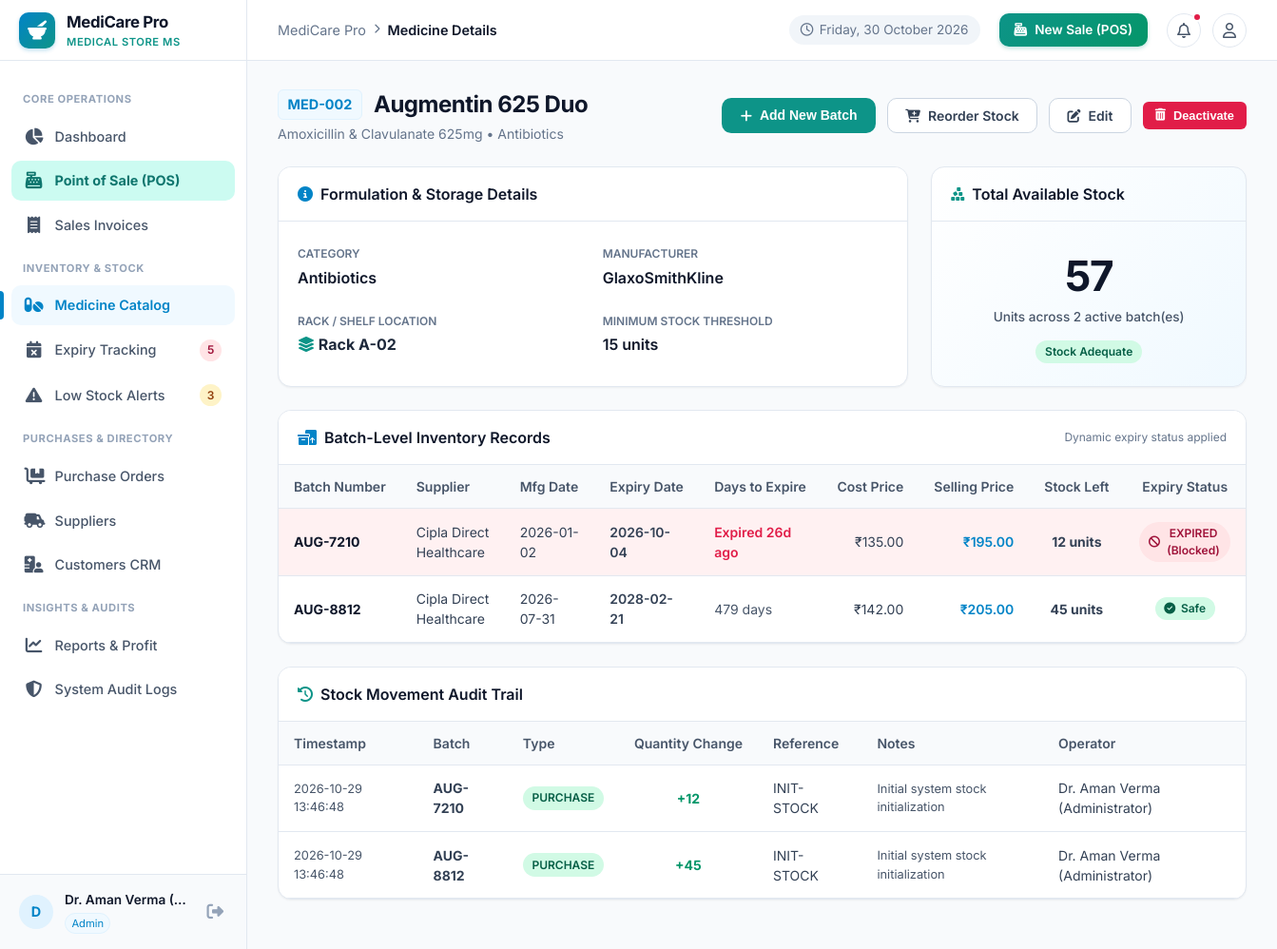
The app's page /medicines/view/2 (signed in) with its own data.
### tables this page shows
CREATE TABLE medicines (
    id INTEGER PRIMARY KEY AUTOINCREMENT,
    code TEXT UNIQUE NOT NULL,
    name TEXT NOT NULL,
    generic_name TEXT,
    category TEXT NOT NULL,
    manufacturer TEXT,
    rack_location TEXT,
    min_stock INTEGER NOT NULL DEFAULT 10,
    is_active INTEGER NOT NULL DEFAULT 1,
    created_at TIMESTAMP DEFAULT CURRENT_TIMESTAMP,
    updated_at TIMESTAMP DEFAULT CURRENT_TIMESTAMP
);

CREATE TABLE medicine_batches (
    id INTEGER PRIMARY KEY AUTOINCREMENT,
    medicine_id INTEGER NOT NULL REFERENCES medicines(id) ON DELETE CASCADE,
    batch_number TEXT NOT NULL,
    mfg_date DATE,
    expiry_date DATE NOT NULL,
    purchase_price REAL NOT NULL DEFAULT 0.0,
    selling_price REAL NOT NULL DEFAULT 0.0,
    quantity INTEGER NOT NULL DEFAULT 0,
    supplier_id INTEGER REFERENCES suppliers(id) ON DELETE SET NULL,
    created_at TIMESTAMP DEFAULT CURRENT_TIMESTAMP,
    UNIQUE(medicine_id, batch_number)
);

CREATE TABLE suppliers (
    id INTEGER PRIMARY KEY AUTOINCREMENT,
    name TEXT NOT NULL,
    contact_person TEXT,
    phone TEXT,
    email TEXT,
    address TEXT,
    gstin TEXT,
    is_active INTEGER NOT NULL DEFAULT 1,
    created_at TIMESTAMP DEFAULT CURRENT_TIMESTAMP
);

CREATE TABLE stock_movements (
    id INTEGER PRIMARY KEY AUTOINCREMENT,
    medicine_id INTEGER NOT NULL REFERENCES medicines(id),
    batch_id INTEGER REFERENCES medicine_batches(id),
    movement_type TEXT NOT NULL CHECK(movement_type IN ('PURCHASE', 'SALE', 'DAMAGE_REMOVAL', 'EXPIRED_REMOVAL', 'ADJUSTMENT')),
    quantity_change INTEGER NOT NULL,
    reference_id TEXT,
    reference_type TEXT,
    notes TEXT,
    created_by INTEGER REFERENCES users(id),
    created_at TIMESTAMP DEFAULT CURRENT_TIMESTAMP
);

CREATE TABLE users (
    id INTEGER PRIMARY KEY AUTOINCREMENT,
    username TEXT UNIQUE NOT NULL,
    password_hash TEXT NOT NULL,
    full_name TEXT NOT NULL,
    email TEXT,
    role TEXT NOT NULL CHECK(role IN ('admin', 'staff')) DEFAULT 'staff',
    is_active INTEGER NOT NULL DEFAULT 1,
    created_at TIMESTAMP DEFAULT CURRENT_TIMESTAMP
);

### routes/medicines.py (the view)
@medicines_bp.route('/view/<int:id>')
@login_required
def view(id):
    today_str = date.today().isoformat()
    medicine = query_db("SELECT * FROM medicines WHERE id = ?", (id,), one=True)
    if not medicine:
        flash("Medicine not found.", "danger")
        return redirect(url_for('medicines.index'))
    batches = query_db(
        """SELECT b.*, s.name as supplier_name,
                  CASE
                      WHEN b.expiry_date < ? THEN 'EXPIRED'
                      WHEN julianday(b.expiry_date) - julianday(?) <= 30 THEN 'URGENT'
                      WHEN julianday(b.expiry_date) - julianday(?) <= 90 THEN 'WARNING'
                      ELSE 'SAFE'
                  END as expiry_status,
                  CAST((julianday(b.expiry_date) - julianday(?)) AS INTEGER) as days_to_expiry
           FROM medicine_batches b
           LEFT JOIN suppliers s ON b.supplier_id = s.id
           WHERE b.medicine_id = ?
           ORDER BY b.expiry_date ASC""",
        (today_str, today_str, today_str, today_str, id)
    )
    total_stock = sum(b['quantity'] for b in batches)
    movements = query_db(
        """SELECT sm.*, mb.batch_number, u.full_name as author_name
           FROM stock_movements sm
           LEFT JOIN medicine_batches mb ON sm.batch_id = mb.id
           LEFT JOIN users u ON sm.created_by = u.id
           WHERE sm.medicine_id = ?
           ORDER BY sm.id DESC
           LIMIT 20""",
        (id,)
    )
    suppliers = query_db("SELECT id, name FROM suppliers WHERE is_active = 1 ORDER BY name ASC")
    return render_template(
        'medicines/view.html',
        medicine=medicine,
        batches=batches,
        total_stock=total_stock,
        movements=movements,
        suppliers=suppliers
    )

### templates/medicines/view.html (shortened to what this page needs)
{% extends 'base.html' %}
{% block breadcrumb %}Medicine Details{% endblock %}
{% block content %}
<div class="page-header">
  <div class="page-title-box">
    <div style="display: flex; align-items: center; gap: 0.75rem;">
      <span style="font-weight: 700; color: var(--primary); font-size: 0.9rem; background: var(--primary-subtle); border: 1px solid var(--primary-light); padding: 0.25rem 0.6rem; border-radius: var(--radius-sm);">
        {{ medicine.code }}
      </span>
      <h1 style="margin: 0;">{{ medicine.name }}</h1>
    </div>
    <p class="page-subtitle">{{ medicine.generic_name or 'No generic composition specified' }} &bull; {{ medicine.category }}</p>
  </div>
  <div class="page-actions">
    <button type="button" class="btn btn-teal" data-modal-open="addBatchModal">
      <i class="fa-solid fa-plus"></i> Add New Batch
    </button>
    <a href="{{ url_for('purchases.new', medicine_id=medicine.id) }}" class="btn btn-secondary">
      <i class="fa-solid fa-cart-plus"></i> Reorder Stock
    </a>
    <a href="{{ url_for('medicines.edit', id=medicine.id) }}" class="btn btn-secondary">
      <i class="fa-solid fa-pen-to-square"></i> Edit
    </a>
    {% if session.get('role') == 'admin' %}
    <form method="POST" action="{{ url_for('medicines.delete', id=medicine.id) }}" style="display: inline;" data-confirm="Are you sure you want to deactivate this medicine?">
      <button type="submit" class="btn btn-danger btn-sm">
        <i class="fa-solid fa-trash-can"></i> Deactivate
      </button>
    </form>
    {% endif %}
  </div>
</div>
<div style="display: grid; grid-template-columns: 2fr 1fr; gap: 1.5rem; margin-bottom: 1.5rem;">
  <div class="card" style="margin-bottom: 0;">
    <div class="card-header">
      <div class="card-title">
        <i class="fa-solid fa-circle-info" style="color: var(--primary);"></i>
        <span>Formulation &amp; Storage Details</span>
      </div>
    </div>
    <div class="card-body">
      <div style="display: grid; grid-template-columns: 1fr 1fr; gap: 1.25rem;">
        <div>
          <span style="font-size: 0.75rem; color: var(--slate-500); text-transform: uppercase; font-weight: 600;">Category</span>
          <div style="font-weight: 600; color: var(--slate-900); margin-top: 0.15rem;">{{ medicine.category }}</div>
        </div>
        <div>
          <span style="font-size: 0.75rem; color: var(--slate-500); text-transform: uppercase; font-weight: 600;">Manufacturer</span>
          <div style="font-weight: 600; color: var(--slate-900); margin-top: 0.15rem;">{{ medicine.manufacturer or 'N/A' }}</div>
        </div>
        <div>
          <span style="font-size: 0.75rem; color: var(--slate-500); text-transform: uppercase; font-weight: 600;">Rack / Shelf Location</span>
          <div style="font-weight: 700; color: var(--slate-800); margin-top: 0.15rem;">
            <i class="fa-solid fa-layer-group" style="color: var(--teal);"></i> {{ medicine.rack_location or 'Unassigned' }}
          </div>
        </div>
        <div>
          <span style="font-size: 0.75rem; color: var(--slate-500); text-transform: uppercase; font-weight: 600;">Minimum Stock Threshold</span>
          <div style="font-weight: 600; color: var(--slate-900); margin-top: 0.15rem;">{{ medicine.min_stock }} units</div>
        </div>
      </div>
    </div>
  </div>
  <div class="card" style="margin-bottom: 0; background: linear-gradient(135deg, #ffffff 0%, var(--primary-subtle) 100%);">
    <div class="card-header" style="background: transparent;">
      <div class="card-title">
        <i class="fa-solid fa-cubes-stacked" style="color: var(--teal);"></i>
        <span>Total Available Stock</span>
      </div>
    </div>
    <div class="card-body" style="text-align: center; padding: 1.5rem;">
      <div style="font-size: 2.75rem; font-weight: 700; color: {% if total_stock == 0 %}var(--rose){% elif total_stock <= medicine.min_stock %}var(--amber-dark){% else %}var(--slate-900){% endif %}; letter-spacing: -0.03em;">
        {{ total_stock }}
      </div>
      <div style="font-size: 0.85rem; color: var(--slate-600); font-weight: 500;">
        Units across {{ batches|length }} active batch(es)
      </div>
      <div style="margin-top: 0.75rem;">
        {% if total_stock == 0 %}
          <span class="badge badge-danger">Out of Stock</span>
        {% elif total_stock <= medicine.min_stock %}
          <span class="badge badge-warning">Low Stock Warning</span>
        {% else %}
          <span class="badge badge-success">Stock Adequate</span>
        {% endif %}
      </div>
    </div>
  </div>
</div>
<div class="card">
  <div class="card-header">
    <div class="card-title">
      <i class="fa-solid fa-boxes-packing" style="color: var(--primary);"></i>
      <span>Batch-Level Inventory Records</span>
    </div>
    <span style="font-size: 0.75rem; color: var(--slate-500);">Dynamic expiry status applied</span>
  </div>
  <div class="table-responsive">
    <table class="data-table">
      <thead>
        <tr>
          <th>Batch Number</th>
          <th>Supplier</th>
          <th>Mfg Date</th>
          <th>Expiry Date</th>
          <th>Days to Expire</th>
          <th style="text-align: right;">Cost Price</th>
          <th style="text-align: right;">Selling Price</th>
          <th style="text-align: center;">Stock Left</th>
          <th style="text-align: center;">Expiry Status</th>
        </tr>
      </thead>
      <tbody>
        {% if batches %}
          {% for b in batches %}
          <tr {% if b.expiry_status == 'EXPIRED' %}style="background-color: #fff1f2;"{% endif %}>
            <td>
              <strong style="color: var(--slate-900);">{{ b.batch_number }}</strong>
            </td>
            <td>{{ b.supplier_name or 'Direct Inward' }}</td>
            <td>{{ b.mfg_date or 'N/A' }}</td>
            <td style="font-weight: 600;">{{ b.expiry_date }}</td>
            <td>
              {% if b.days_to_expiry < 0 %}
                <span style="color: var(--rose); font-weight: 600;">Expired {{ -b.days_to_expiry }}d ago</span>
              {% elif b.days_to_expiry <= 30 %}
                <span style="color: var(--rose); font-weight: 600;">{{ b.days_to_expiry }} days</span>
              {% elif b.days_to_expiry <= 90 %}
                <span style="color: var(--amber); font-weight: 600;">{{ b.days_to_expiry }} days</span>
              {% else %}
                <span style="color: var(--slate-600);">{{ b.days_to_expiry }} days</span>
              {% endif %}
            </td>
            <td style="text-align: right;">₹{{ "%.2f"|format(b.purchase_price) }}</td>
            <td style="text-align: right; font-weight: 600; color: var(--primary);">₹{{ "%.2f"|format(b.selling_price) }}</td>
            <td style="text-align: center;">
              <strong>{{ b.quantity }} units</strong>
            </td>
            <td style="text-align: center;">
              {% if b.expiry_status == 'EXPIRED' %}
                <span class="badge badge-danger">
                  <i class="fa-solid fa-ban"></i> EXPIRED (Blocked)
                </span>
              {% elif b.expiry_status == 'URGENT' %}
                <span class="badge badge-danger">
                  <i class="fa-solid fa-triangle-exclamation"></i> &le; 30 Days
                </span>
              {% elif b.expiry_status == 'WARNING' %}
                <span class="badge badge-warning">
                  <i class="fa-regular fa-clock"></i> &le; 90 Days
                </span>
              {% else %}
                <span class="badge badge-success">
                  <i class="fa-solid fa-circle-check"></i> Safe
                </span>
              {% endif %}
            </td>
          </tr>
          {% endfor %}
        {% else %}
          <tr>
            <td colspan="9" style="text-align: center; color: var(--slate-500); padding: 1.5rem;">
              No batches registered yet for this medicine. Click "Add New Batch" to add stock.
            </td>
          </tr>
        {% endif %}
      </tbody>
    </table>
  </div>
</div>
<div class="card">
  <div class="card-header">
    <div class="card-title">
      <i class="fa-solid fa-clock-rotate-left" style="color: var(--teal);"></i>
      <span>Stock Movement Audit Trail</span>
    </div>
  </div>
  <div class="table-responsive">
    <table class="data-table">
      <thead>
        <tr>
          <th>Timestamp</th>
          <th>Batch</th>
          <th>Type</th>
          <th style="text-align: center;">Quantity Change</th>
          <th>Reference</th>
          <th>Notes</th>
          <th>Operator</th>
        </tr>
      </thead>
      <tbody>
        {% if movements %}
          {% for m in movements %}
          <tr>
            <td style="font-size: 0.8rem; color: var(--slate-600);">{{ m.created_at }}</td>
            <td><strong>{{ m.batch_number or 'General' }}</strong></td>
            <td>
              <span class="badge {% if m.movement_type == 'PURCHASE' %}badge-success{% elif m.movement_type == 'SALE' %}badge-info{% else %}badge-danger{% endif %}">
                {{ m.movement_type }}
              </span>
            </td>
            <td style="text-align: center; font-weight: 700; color: {% if m.quantity_change > 0 %}var(--emerald){% else %}var(--rose){% endif %};">
              {% if m.quantity_change > 0 %}+{{ m.quantity_change }}{% else %}{{ m.quantity_change }}{% endif %}
            </td>
            <td>{{ m.reference_id or 'N/A' }}</td>
            <td style="font-size: 0.8rem; color: var(--slate-600);">{{ m.notes or '-' }}</td>
            <td>{{ m.author_name or 'System' }}</td>
          </tr>
          {% endfor %}
        {% else %}
          <tr>
            <td colspan="7" style="text-align: center; color: var(--slate-500); padding: 1.5rem;">
              No stock movements recorded yet.
            </td>
          </tr>
        {% endif %}
      </tbody>
    </table>
  </div>
</div>
{% endblock %}

### records on screen
medicines: code "MED-002", name "Augmentin 625 Duo", generic_name "Amoxicillin & Clavulanate 625mg", category "Antibiotics", manufacturer "GlaxoSmithKline", rack_location "Rack A-02", min_stock "15"
medicine_batches: batch_number "AUG-7210", name "Cipla Direct Healthcare", mfg_date "2026-01-02", expiry_date "2026-10-04", days_to_expiry "26", purchase_price "135.00", selling_price "195.00", quantity "12", shows "EXPIRED (Blocked)"
medicine_batches: batch_number "AUG-8812", name "Cipla Direct Healthcare", mfg_date "2026-07-31", expiry_date "2028-02-21", days_to_expiry "479", purchase_price "142.00", selling_price "205.00", quantity "45", shows "Safe"
stock_movements: created_at "2026-10-29 13:46:48", batch_number "AUG-7210", movement_type "PURCHASE", quantity_change "12", reference "INIT-STOCK", notes "Initial system stock initialization", full_name "Dr. Aman Verma (Administrator)"
stock_movements: created_at "2026-10-29 13:46:48", batch_number "AUG-8812", movement_type "PURCHASE", quantity_change "45", reference "INIT-STOCK", notes "Initial system stock initialization", full_name "Dr. Aman Verma (Administrator)"

### other values on screen
{{ nav_urgent_expiry_count }} "5"
{{ nav_low_stock_count }} "3"
{{ user.name[:1] if user.name else 'U' }} "D"
{{ user.name }} "Dr. Aman Verma (…"
{{ user.role }} "Admin"
{{ total_stock }} "57"
{{ batches|length }} "2"
